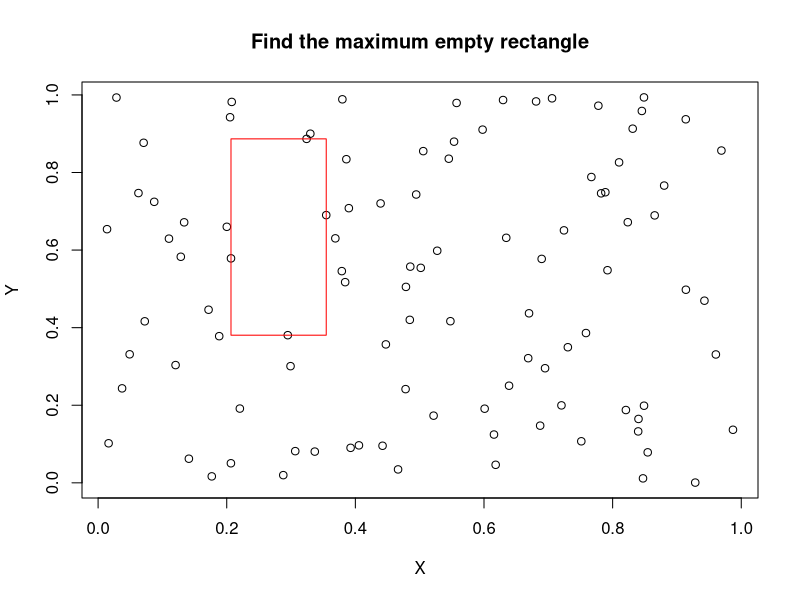

This figure's R source:
library(plotrix)


### Name: maxEmptyRect
### Title: Find an empty space on a plot
### Aliases: maxEmptyRect
### Keywords: misc

### ** Examples

 x<-runif(100)
 y<-runif(100)
 plot(x,y,main="Find the maximum empty rectangle",xlab="X",ylab="Y")
 mer<-maxEmptyRect(c(0,1),c(0,1),x,y)
 rect(mer$rect[1],mer$rect[2],mer$rect[3],mer$rect[4],border="red")
